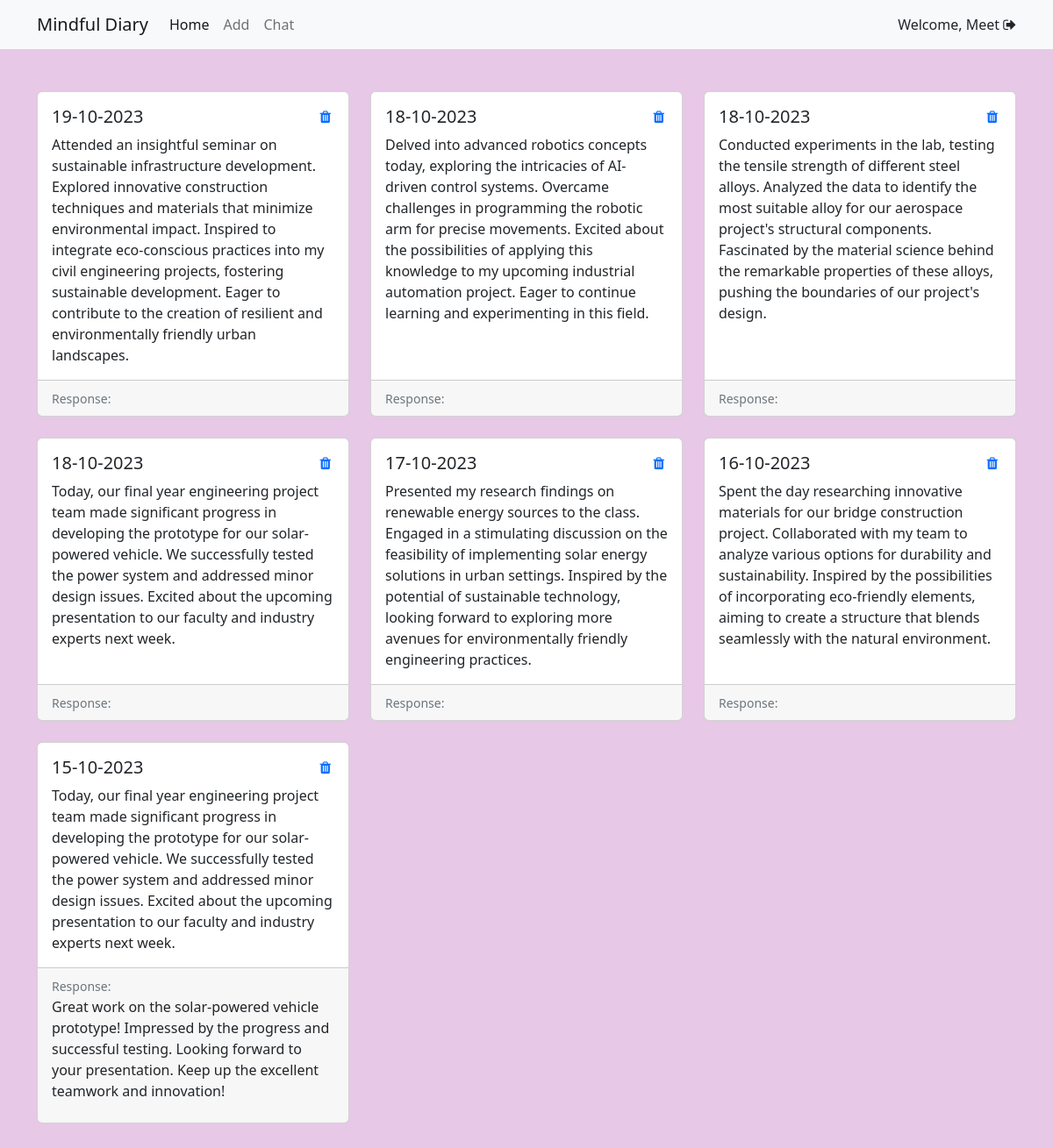
The app's page / (signed in), older data.
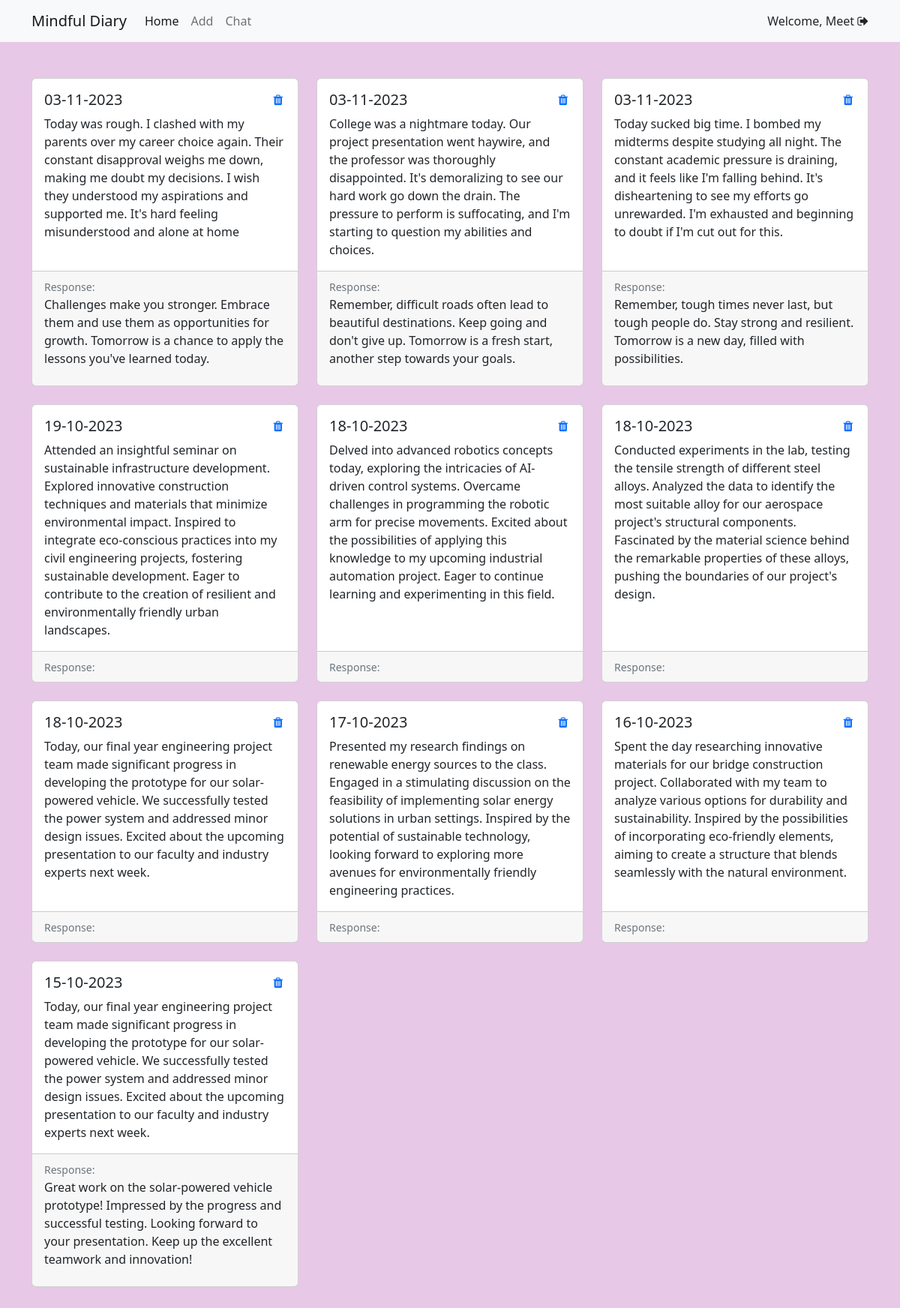
The same page, newer data.
### home/models.py (models this page shows, shortened)
class JournalEntry(models.Model):
    user = models.ForeignKey(User, on_delete=models.CASCADE)
    date = models.DateField()
    entry_text = models.TextField()

class Feedback(models.Model):
    user = models.ForeignKey(User, on_delete=models.CASCADE)
    journal_entry = models.ForeignKey(JournalEntry, on_delete=models.CASCADE)
    feedback_text = models.TextField()
    timestamp = models.DateTimeField(auto_now_add=True)

### home/views.py (the view)
# urls.py: 2. Add a URL to urlpatterns:  path('', views.home, name='home')
@login_required(login_url="/login")
def home(request):
    journal_entries = JournalEntry.objects.all().order_by('-date')
    return render(request, "index.html", context = {'page':'Home','journal_entries': journal_entries})

### home/templates/index.html (shortened to what this page needs)
{% extends "base.html" %} {% block body %}
<nav class="navbar navbar-expand-lg bg-light">
    <div class="container">
        <a class="navbar-brand" href="/">Mindful Diary</a>
        <div class="collapse navbar-collapse" id="navbarSupportedContent">
            <ul class="navbar-nav me-auto mb-2 mb-lg-0">
                <li class="nav-item">
                    <a class="nav-link active" aria-current="page" href="">Home</a>
                </li>
                <li class="nav-item">
                    <a class="nav-link" aria-current="page" href="/add">Add</a>
                </li>
                <li class="nav-item">
                    <a class="nav-link" aria-current="page" href="/chat">Chat</a>
                </li>
            </ul>
            <form class="d-flex" role="search">
                {% if request.user.is_authenticated %}
                <p class="my-auto">Welcome, {{request.user.first_name}}
                    <a style="color: inherit;" href="/logout"><i class="fa fa-sign-out"></i></a></p>
                {% else %}
                <a href="/login" class="btn btn-outline-success">Login</a>
                {% endif %}
            </form>
        </div>
    </div>
</nav>
<div class="container my-5">
    <div class="row row-cols-1 row-cols-md-3 g-4">
        {% for entry in journal_entries %}
        <div class="col">
            <div class="card h-100">
                <div class="card-body">
                    <div class="delete-button">
                        <a href="#" onclick="confirmDelete({{entry.id}})">
                            <i class="fa fa-trash" aria-hidden="true"></i>
                        </a>
                    </div>
                    <h5 class="card-title">{{ entry.date|date:"d-m-Y" }}</h5>
                    <p class="card-text">{{ entry.entry_text }}</p>
                </div>
                <div class="card-footer" id="response">
                    <small class="text-muted">Response:</small>
                    {% for feedback in entry.feedback_set.all %}
                    <p>{{ feedback.feedback_text }}</p>
                    {% endfor %}
                </div>
            </div>
        </div>
        {% endfor %}
    </div>
</div>
{% endblock body %}

### home/templates/base.html (shortened to what this page needs)
{% load static %}
<!DOCTYPE html>
<html lang="en">
<head>
    <link href="https://cdn.jsdelivr.net/npm/bootstrap@5.2.3/dist/css/bootstrap.min.css" rel="stylesheet"
>
    <link rel="stylesheet" href="https://cdnjs.cloudflare.com/ajax/libs/font-awesome/4.7.0/css/font-awesome.min.css">
    <link rel="stylesheet" href="{% static 'style.css' %}">
</head>
<body >
        {% block body %}
        {% endblock body %}
</body>
</html>

### home/static/style.css (style rules this page uses)
body { background-color: #e7c8e7; }
div .delete-button a { position: absolute; right: 20px; }

Row changes from the older to the newer data that the page shows:
added JournalEntry: date "03-11-2023", entry_text "Today was rough. I clashed with my parents over my career choice again. Their constant disapproval weighs me down, making me doubt my decisions. I wish they understood my aspirations and supported me. It's hard feeling misunderstood and alone at home"
added Feedback: feedback_text "Challenges make you stronger. Embrace them and use them as opportunities for growth. Tomorrow is a chance to apply the lessons you've learned today.", shown under "03-11-2023"
added JournalEntry: date "03-11-2023", entry_text "College was a nightmare today. Our project presentation went haywire, and the professor was thoroughly disappointed. It's demoralizing to see our hard work go down the drain. The pressure to perform is suffocating, and I'm starting to question my abilities and choices."
added Feedback: feedback_text "Remember, difficult roads often lead to beautiful destinations. Keep going and don't give up. Tomorrow is a fresh start, another step towards your goals.", shown under "03-11-2023"
added JournalEntry: date "03-11-2023", entry_text "Today sucked big time. I bombed my midterms despite studying all night. The constant academic pressure is draining, and it feels like I'm falling behind. It's disheartening to see my efforts go unrewarded. I'm exhausted and beginning to doubt if I'm cut out for this."
added Feedback: feedback_text "Remember, tough times never last, but tough people do. Stay strong and resilient. Tomorrow is a new day, filled with possibilities.", shown under "03-11-2023"
